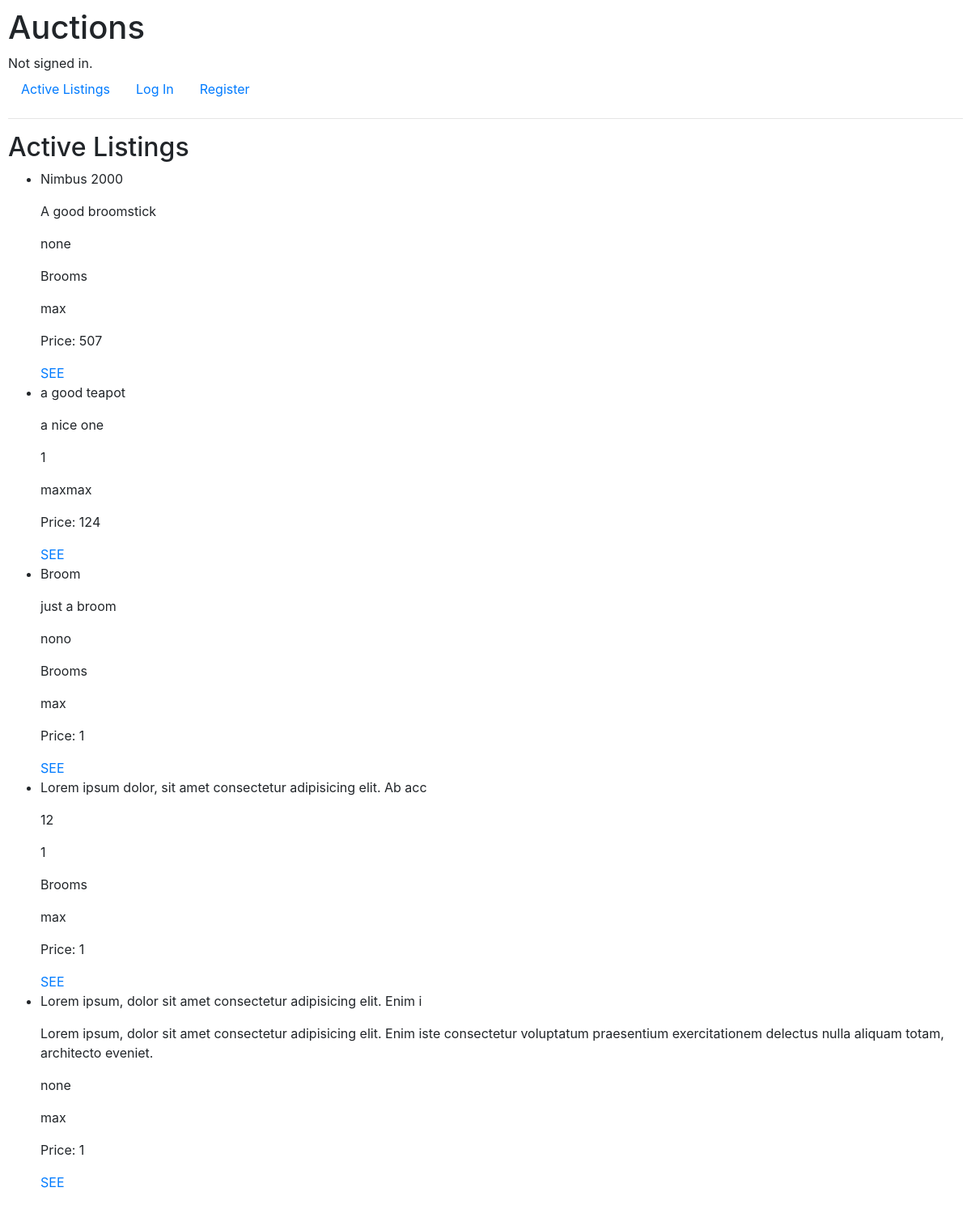
The page / on the database its author committed.
### auctions/models.py (models this page shows, shortened)
class Listing(models.Model):
    title = models.CharField(max_length=64)
    description = models.CharField(max_length=1000)
    starting_price = models.IntegerField(validators=[
        MinValueValidator(1)
    ])
    photo = models.CharField(max_length=1000)
    category = models.ForeignKey(Category, on_delete=models.SET_NULL, related_name="listings", null=True, blank=True)
    owner = models.ForeignKey(User,related_name="listings", on_delete=models.CASCADE)
    def highest_bid(self):
        return self.bids.order_by("-value").first()

class Category(models.Model):
    name = models.CharField(max_length=32)

class User(AbstractUser):
    watchlist = models.ManyToManyField('Listing', blank=True, related_name="users_watching")

class Bid(models.Model):
    value = models.IntegerField()
    user = models.ForeignKey(User, on_delete=models.CASCADE, related_name="bids")
    listing = models.ForeignKey(Listing, on_delete=models.CASCADE, related_name="bids")

### auctions/views.py (the view)
# urls.py: path("", views.index, name="index"),
def index(request):
    listings = Listing.objects.all()
    return render(request, "auctions/index.html", {
        "listings": listings,
    })

### auctions/templates/auctions/index.html
{% extends "auctions/layout.html" %}
{% block body %}
    <h2>Active Listings</h2>
    <ul>
        {% for listing in listings %}
            <li>
                <p>{{ listing.title }}</p>
                <p>{{ listing.description }}</p>
                <p>{{ listing.photo }}</p>
                <p>{{ listing.category.name }}</p>
                <p>{{ listing.owner.username }}</p>
                <p>Price:
                    {% if listing.highest_bid %}
                        {{ listing.highest_bid.value }}
                    {% else %}
                        {{ listing.starting_price }}
                    {% endif %}
                </p>
                <a href="{% url 'listing' listing.id %}">SEE</a>
            </li>
        {% empty %}
            <li>No active listings for now.</li>
        {% endfor %}
    </ul>
{% endblock %}

### auctions/static/auctions/styles.css (style rules this page uses)
body { padding: 10px; }

### rows shown on the page
Listing: title "Nimbus 2000", description "A good broomstick", photo "none", category.name "Brooms", owner.username "max", highest_bid.value "507"
Listing: title "a good teapot", description "a nice one", photo "1", owner.username "maxmax", highest_bid.value "124"
Listing: title "Broom", description "just a broom", photo "nono", category.name "Brooms", owner.username "max", starting_price "1"
Listing: title "Lorem ipsum dolor, sit amet consectetur adipisicing elit. Ab acc", description "12", photo "1", category.name "Brooms", owner.username "max", starting_price "1"
Listing: title "Lorem ipsum, dolor sit amet consectetur adipisicing elit. Enim i", description "Lorem ipsum, dolor sit amet consectetur adipisicing elit. Enim iste consectetur voluptatum praesentium exercitationem delectus nulla aliquam totam, architecto eveniet.", photo "none", owner.username "max", starting_price "1"
